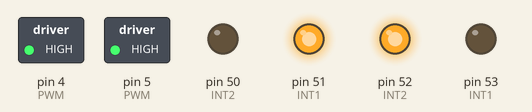
Simulated run of this sketch. Board: Arduino Mega 2560, built with avr-gcc and run on an emulated ATmega2560. Parts: switched loads named in the sketch (green lamp = pin HIGH), output pins drawn as LEDs (lit = HIGH).

Above: at 0.1 s.
Timing chart, 0 to 1.6 s (numbered marks = the images above):
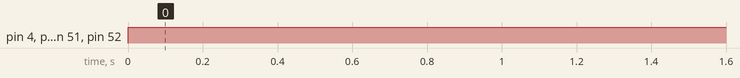

Measured:
- by itself, pin 4 (PWM), pin 5 (PWM), pin 51 (INT1), pin 52 (INT2): LOW → HIGH at 0.00 s

The sketch:

TestMotorV2.ino
```cpp
char inChar;
void setup()
{
  //MOTOR1
  pinMode(5,OUTPUT);//PWM
  pinMode(53,OUTPUT);//INT1
  pinMode(52,OUTPUT);//INT2
  //MOTOR2
  pinMode(4,OUTPUT);//PWM
  pinMode(51,OUTPUT);//INT1
  pinMode(50,OUTPUT);//INT2


  //Serial.begin(9600);
}

void loop()
{
    digitalWrite(4,HIGH);
    digitalWrite(51,HIGH);
    digitalWrite(50,LOW);
    digitalWrite(5,HIGH);
    digitalWrite(52,HIGH);
    digitalWrite(53,LOW);
    delay(5000);
}
```
